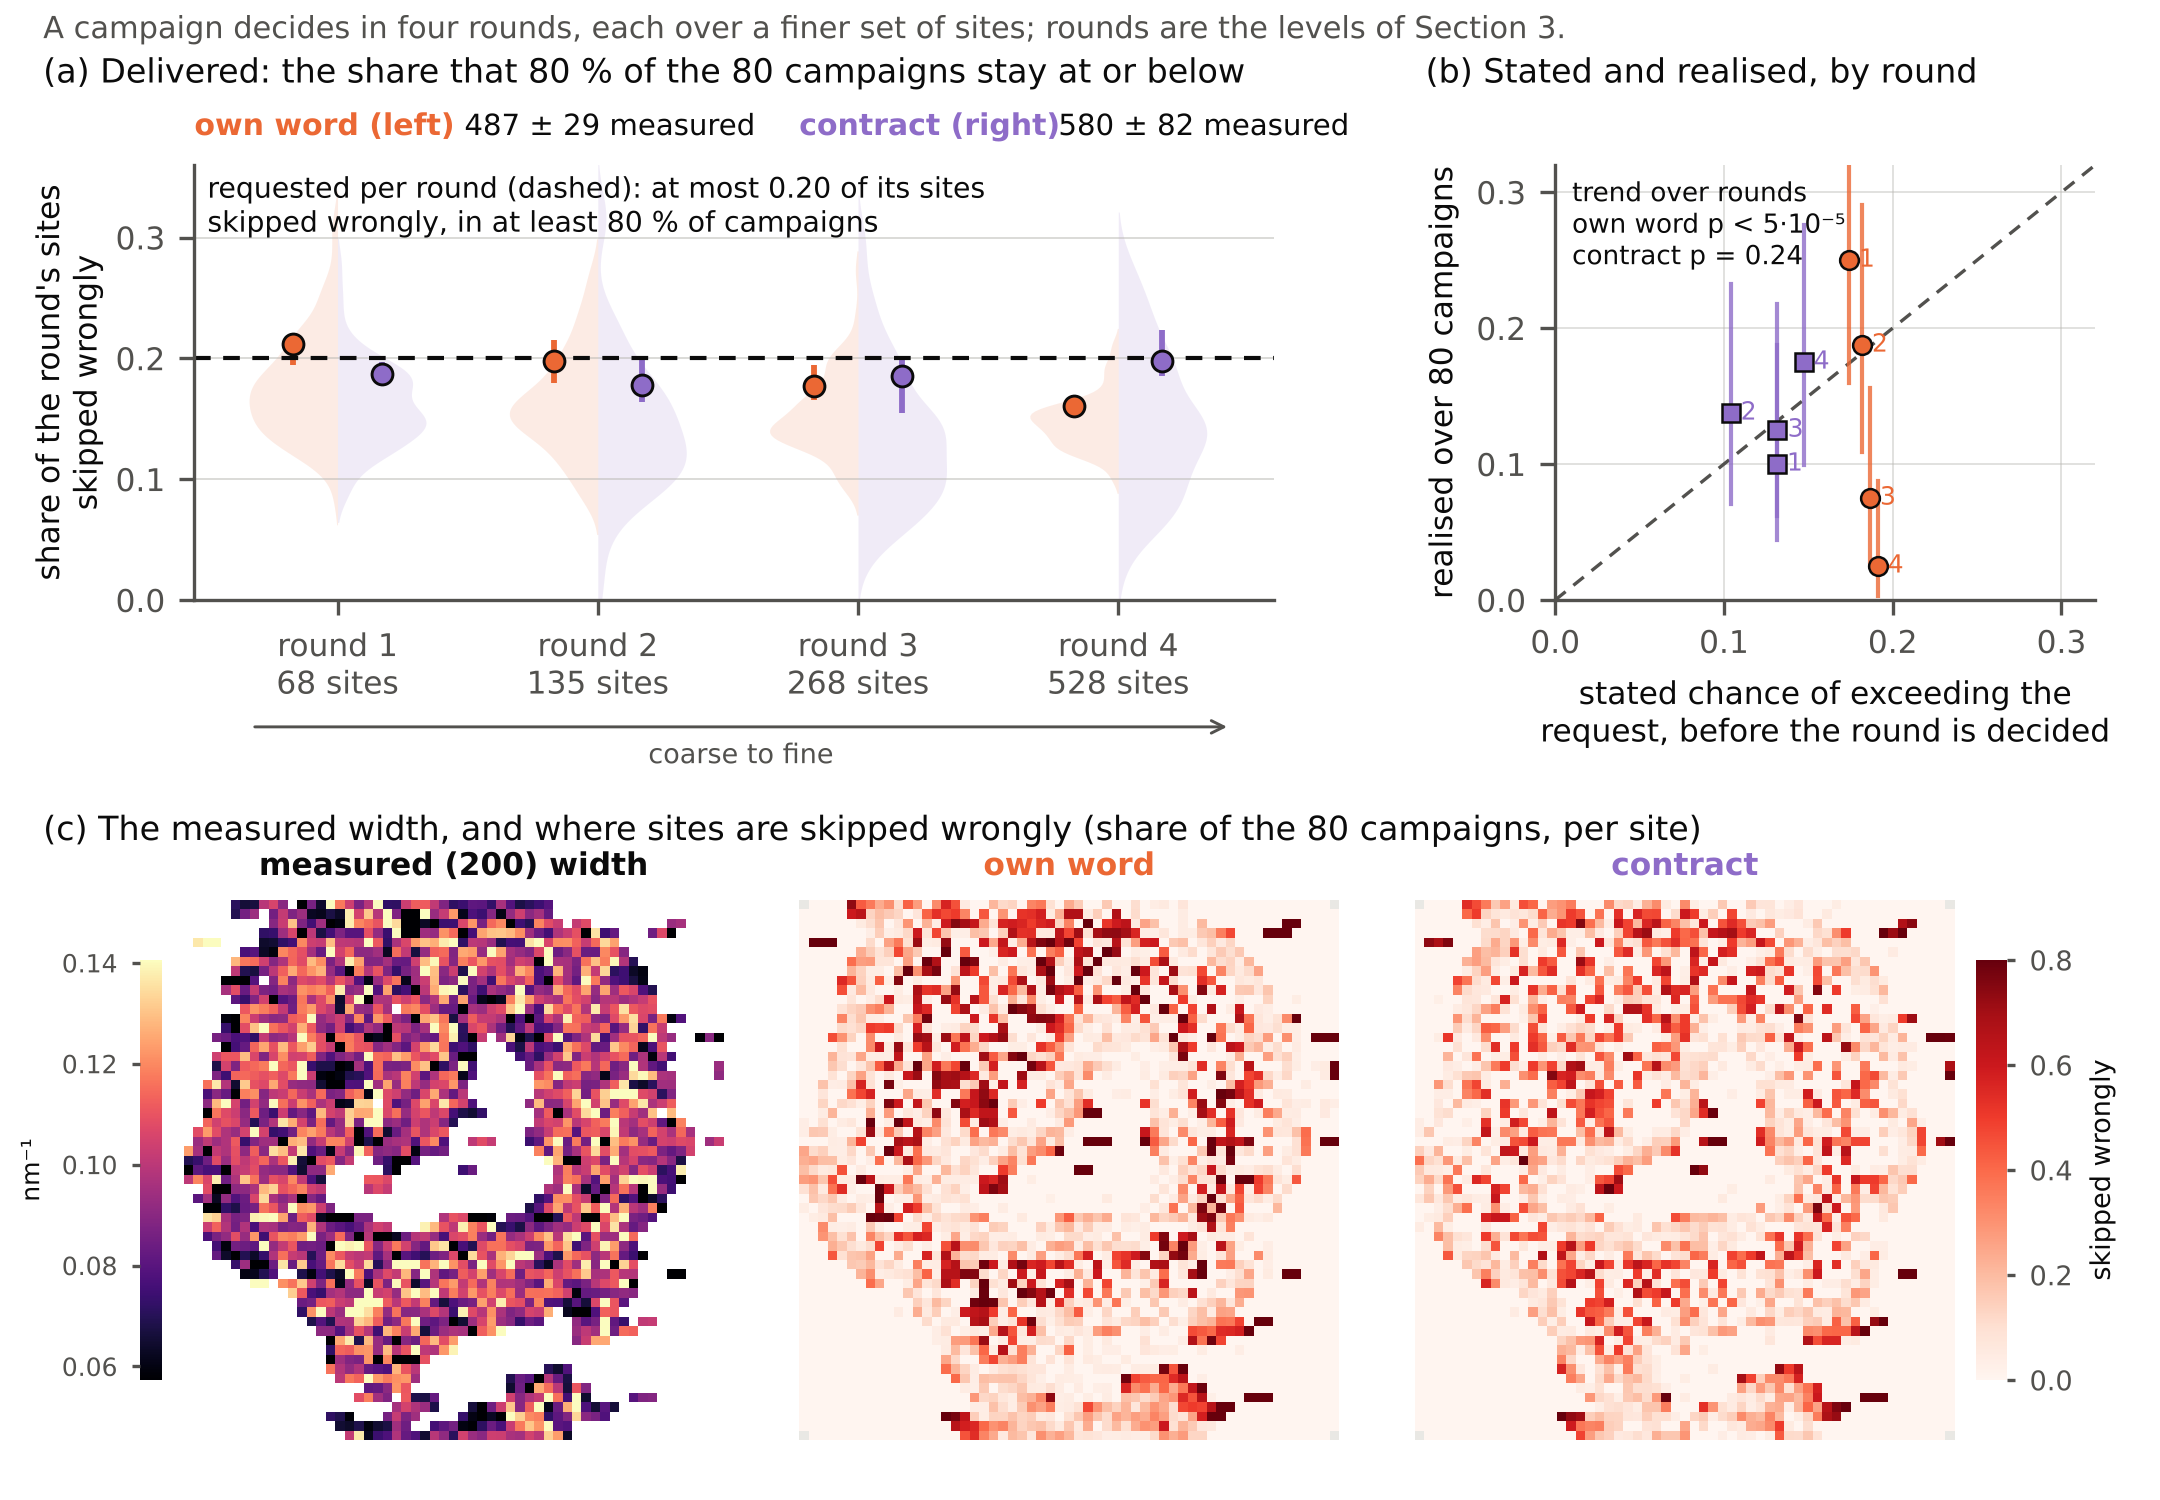

Recreate this plot in Python.
"""
Figure 1 (round 6): what was requested, and what was delivered. Same runs as fig_hook_calibrated.py
(80 fresh designs, one Gaussian process on the staged plan, budget EPS per level at confidence 0.80).

The request is a PAC statement: the share of a level skipped wrongly stays at or below the budget in at least
80 % of campaigns. What answers it is the 80th percentile of that share over campaigns (the achieved bound),
and how often the budget is exceeded against the rate each rule stated before deciding.

(a) Achieved bound per level with a 95 % bootstrap interval over designs; distributions faint behind.
(b) Calibration: stated against realised chance of exceeding the budget, per level, Clopper-Pearson 95 %.
(c) Mirrored maps: share of designs in which each site was skipped wrongly; inset the measured width.

    [STAGED_EPS=0.10] python manuscript/figures/fig_hook_request.py
"""
from __future__ import annotations

import json
import sys
from pathlib import Path

import matplotlib.pyplot as plt
import numpy as np
from scipy.stats import beta

FIG = Path(__file__).resolve().parent
sys.path.insert(0, str(FIG))
from fig_hook_calibrated import (EPS, INK, INK2, GRID, ORANGE, PURPLE, RES, ROOT, S, TAG, half_violin,  # noqa: E402
                                 shares, site_maps)


def cp(k, n, a=0.05):
    return (beta.ppf(a / 2, k, n - k + 1) if k > 0 else 0.0, beta.ppf(1 - a / 2, k + 1, n - k) if k < n else 1.0)


def boot_q(v, q=0.80, B=4000, seed=0):
    rng = np.random.default_rng(seed)
    b = np.quantile(v[rng.integers(0, len(v), (B, len(v)))], q, axis=1)
    return np.quantile(v, q), np.percentile(b, [2.5, 97.5])


def main():
    plt.rcParams.update({"font.family": "DejaVu Sans", "font.size": 7.5, "axes.edgecolor": INK2,
                         "xtick.color": INK2, "ytick.color": INK2, "axes.labelcolor": INK})
    own, con, own_over, con_over, m_own, m_con = shares()
    rr = [json.loads(l) for l in open(ROOT / RES)]
    stated_con = np.array([[l["delta_picked"] for l in r["contract"]] for r in rr]).mean(0)
    stated_own = np.array([[l["stated_over"] for l in r["own"]] for r in rr]).mean(0)
    tests = json.load(open(ROOT / RES.replace(".jsonl", "_trend_tests.json")))
    n = len(rr); levels = [3, 4, 5, 6]

    fig = plt.figure(figsize=(7.2, 5.0))

    # (a) achieved bound
    axa = fig.add_axes([0.09, 0.60, 0.50, 0.29])
    for j in range(4):
        for side, v, col in ((-1, own[:, j], ORANGE), (1, con[:, j], PURPLE)):
            vv = half_violin.__wrapped__ if hasattr(half_violin, "__wrapped__") else None  # noqa: F841
            y = np.linspace(0, 0.6 * S, 300)
            from scipy.stats import gaussian_kde
            d = gaussian_kde(v, bw_method=0.35)(y); d = d / d.max() * 0.34; keep = d > 0.0034
            xs = j + side * d[keep]
            axa.fill_betweenx(y[keep], j, xs, color=col, alpha=0.13, lw=0)
            qa, (lo, hi) = boot_q(v)
            x = j + side * 0.17
            axa.plot([x, x], [lo, hi], color=col, lw=1.4, solid_capstyle="butt")
            axa.plot(x, qa, "o", ms=5, color=col, mec=INK, mew=0.7, zorder=4)
    axa.axhline(EPS, color=INK, lw=1.0, ls=(0, (4, 3)))
    axa.text(-0.5, 0.325 * S, f"requested per round (dashed): at most {EPS:.2f} of its sites\nskipped wrongly, in at least 80 % of campaigns", ha="left", va="center",
             fontsize=6.8, color=INK)
    Nmean = np.array([[l["N"] for l in r["own"]] for r in rr]).mean(0)
    axa.set_xticks(range(4), [f"round {j + 1}\n{Nmean[j]:.0f} sites" for j in range(4)])
    axa.annotate("", xy=(3.45, -0.105 * S), xytext=(-0.35, -0.105 * S), xycoords="data", annotation_clip=False,
                 arrowprops=dict(arrowstyle="->", color=INK2, lw=0.7))
    axa.text(1.55, -0.118 * S, "coarse to fine", ha="center", va="top", fontsize=6.5, color=INK2, clip_on=False); axa.set_xlim(-0.55, 3.6)
    axa.set_ylim(0, 0.36 * S); axa.set_yticks(np.round(np.arange(0, 0.31 * S, 0.1 * S), 3))
    axa.set_ylabel("share of the round's sites\nskipped wrongly", labelpad=2)
    axa.grid(axis="y", color=GRID, lw=0.4, alpha=0.6)
    for s in ("top", "right"):
        axa.spines[s].set_visible(False)
    fig.text(0.02, 0.99, "A campaign decides in four rounds, each over a finer set of sites; rounds are the levels of Section 3.", fontsize=7.3, color=INK2, va="top")
    fig.text(0.02, 0.945, "(a) Delivered: the share that 80 % of the 80 campaigns stay at or below", fontsize=8, color=INK)
    fig.text(0.09, 0.91, "own word (left)", fontsize=7.2, color=ORANGE, fontweight="bold")
    fig.text(0.215, 0.91, f"{m_own.mean():.0f} ± {m_own.std():.0f} measured", fontsize=7, color=INK)
    fig.text(0.37, 0.91, "contract (right)", fontsize=7.2, color=PURPLE, fontweight="bold")
    fig.text(0.49, 0.91, f"{m_con.mean():.0f} ± {m_con.std():.0f} measured", fontsize=7, color=INK)

    # (b) calibration
    axb = fig.add_axes([0.72, 0.60, 0.25, 0.29])
    lim = 0.32
    axb.plot([0, lim], [0, lim], color=INK2, lw=0.8, ls=(0, (4, 3)))
    for st, X, col, mk in ((stated_own, own_over, ORANGE, "o"), (stated_con, con_over, PURPLE, "s")):
        for j in range(4):
            k = int(X[:, j].sum()); lo, hi = cp(k, n)
            axb.plot([st[j], st[j]], [lo, hi], color=col, lw=1.0, alpha=0.8)
            axb.plot(st[j], k / n, mk, ms=4.5, color=col, mec=INK, mew=0.6, zorder=3)
            axb.text(st[j] + 0.006, k / n, str(j + 1), fontsize=6, color=col, va="center")
    axb.set_xlim(0, lim); axb.set_ylim(0, lim)
    axb.set_xticks([0, 0.1, 0.2, 0.3]); axb.set_yticks([0, 0.1, 0.2, 0.3])
    axb.set_xlabel("stated chance of exceeding the\nrequest, before the round is decided")
    axb.set_ylabel("realised over 80 campaigns")
    axb.grid(color=GRID, lw=0.4, alpha=0.5)
    for s in ("top", "right"):
        axb.spines[s].set_visible(False)
    fig.text(0.66, 0.945, "(b) Stated and realised, by round", fontsize=8, color=INK)
    to, tc = tests["own"], tests["contract"]
    axb.text(0.01, 0.31, "trend over rounds\n" + ("own word p < 5·10⁻⁵" if to["p_trend"] < 5e-5 else f"own word p = {to['p_trend']:.3f}")
             + f"\ncontract p = {tc['p_trend']:.2f}", fontsize=6.3, color=INK, va="top")

    # (c) mirrored maps
    sys.path.insert(0, str(ROOT)); sys.path.insert(0, str(ROOT / "src"))
    from fig_datasets import nacl_fwhm
    from experiments.nacl_saxs.adapter import load
    img, pres, (xs_, ys_), _, _ = nacl_fwhm()
    _, grid = load()
    xy = np.asarray(grid["xy_mm"], float)
    rix = np.searchsorted(xs_, xy[:, 0].round(4)); riy = np.searchsorted(ys_, xy[:, 1].round(4))
    maps, nd = site_maps(img.shape, riy, rix)
    cmap = plt.get_cmap("Reds").copy(); cmap.set_bad("#e9e8e4")
    kw = dict(origin="lower", cmap=cmap, vmin=0, vmax=0.8 * S, interpolation="nearest", aspect="equal")
    W, H0, Y0 = 0.25, 0.36, 0.04
    axw = fig.add_axes([0.085, Y0, W, H0]); axl = fig.add_axes([0.37, Y0, W, H0]); axr = fig.add_axes([0.655, Y0, W, H0])
    imw = axw.imshow(img, origin="lower", cmap="magma", interpolation="nearest", aspect="equal",
                     vmin=np.nanpercentile(img, 5), vmax=np.nanpercentile(img, 95))
    im = axl.imshow(maps["own"], **kw); axr.imshow(maps["contract"], **kw)
    for ax, t, c in ((axw, "measured (200) width", INK), (axl, "own word", ORANGE), (axr, "contract", PURPLE)):
        ax.set_xticks([]); ax.set_yticks([])
        for sp in ax.spines.values():
            sp.set_visible(False)
        ax.set_title(t, fontsize=7.5, color=c, fontweight="bold")
    fig.text(0.02, 0.44, "(c) The measured width, and where sites are skipped wrongly (share of the 80 campaigns, per site)",
             fontsize=8, color=INK)
    cax = fig.add_axes([0.915, Y0 + 0.04, 0.014, H0 - 0.08])
    cb = fig.colorbar(im, cax=cax, ticks=np.round(np.linspace(0, 0.8 * S, 5), 2))
    cb.outline.set_visible(False); cb.ax.tick_params(labelsize=6.5, length=2)
    cb.set_label("skipped wrongly", fontsize=6.5)
    cwx = fig.add_axes([0.065, Y0 + 0.04, 0.010, H0 - 0.08])
    cw = fig.colorbar(imw, cax=cwx)
    cw.outline.set_visible(False); cw.ax.tick_params(labelsize=6, length=2)
    cwx.yaxis.set_ticks_position("left"); cwx.yaxis.set_label_position("left")
    cw.set_label("nm⁻¹", fontsize=6)

    for ext in ("png", "pdf"):
        fig.savefig(FIG / f"fig_hook_request{TAG}.{ext}", dpi=300)
    print({L: (round(float(np.quantile(own[:, j], .8)), 3), round(float(np.quantile(con[:, j], .8)), 3)) for j, L in enumerate(levels)})


if __name__ == "__main__":
    main()
